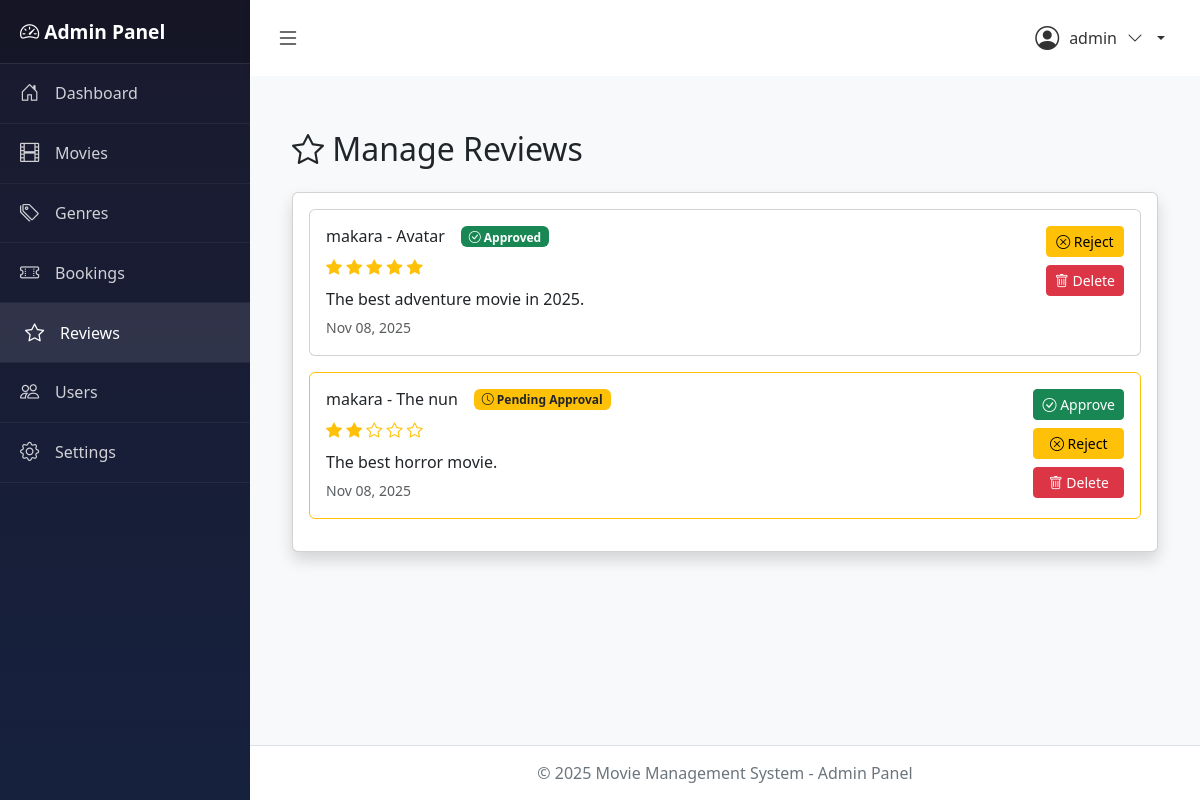
The page /dashboard/reviews/ (signed in) on the database its author committed.
### accounts/models.py (models this page shows, shortened)
class Account(AbstractUser):
    ROLE_CHOICES = (
        ('admin', 'Admin'),
        ('user', 'User'),
    )
    role = models.CharField(max_length=10, choices=ROLE_CHOICES, default='user')
    created_at = models.DateTimeField(auto_now_add=True)
    updated_at = models.DateTimeField(auto_now=True)
    class Meta:
        db_table = 'accounts'
        verbose_name = 'Account'
        verbose_name_plural = 'Accounts'
    def is_admin(self):
        return self.role == 'admin'

### movies/models.py (models this page shows, shortened)
class Review(models.Model):
    user = models.ForeignKey(settings.AUTH_USER_MODEL, on_delete=models.CASCADE, related_name='reviews')
    movie = models.ForeignKey(Movie, on_delete=models.CASCADE, related_name='reviews')
    rating = models.IntegerField(validators=[MinValueValidator(1), MaxValueValidator(5)])
    comment = models.TextField()
    is_approved = models.BooleanField(default=False)
    created_at = models.DateTimeField(auto_now_add=True)
    updated_at = models.DateTimeField(auto_now=True)
    class Meta:
        db_table = 'reviews'
        verbose_name = 'Review'
        verbose_name_plural = 'Reviews'
        ordering = ['-created_at']
        unique_together = ['user', 'movie']  # One review per user per movie

class Movie(models.Model):
    STATUS_CHOICES = (
        ('now_showing', 'Now Showing'),
        ('coming_soon', 'Coming Soon'),
        ('archived', 'Archived'),
    )
    title = models.CharField(max_length=200)
    description = models.TextField()
    genre = models.ForeignKey(Genre, on_delete=models.SET_NULL, null=True, related_name='movies')
    duration = models.IntegerField(help_text='Duration in minutes')
    release_date = models.DateField()
    director = models.CharField(max_length=100)
    cast = models.TextField(help_text='Comma-separated list of actors')
    poster = models.ImageField(upload_to='movies/posters/', blank=True, null=True)
    trailer_url = models.URLField(blank=True, null=True)
    rating = models.DecimalField(max_digits=3, decimal_places=1, default=0.0,
                                  validators=[MinValueValidator(0.0), MaxValueValidator(10.0)])
    status = models.CharField(max_length=20, choices=STATUS_CHOICES, default='now_showing')
    ticket_price = models.DecimalField(max_digits=10, decimal_places=2, default=0.00)
    available_seats = models.IntegerField(default=100)
    created_at = models.DateTimeField(auto_now_add=True)
    updated_at = models.DateTimeField(auto_now=True)
    class Meta:
        db_table = 'movies'
        verbose_name = 'Movie'
        verbose_name_plural = 'Movies'
        ordering = ['-release_date']

### movies/views.py (the view)
# urls.py: path('dashboard/reviews/', views.manage_reviews, name='manage_reviews'),
@login_required
def manage_reviews(request):
    if not request.user.is_admin():
        messages.error(request, 'Access denied! Admin only.')
        return redirect('home')
    reviews = Review.objects.all().order_by('-created_at')
    context = {
        'reviews': reviews,
    }
    return render(request, 'Admin/manage_reviews.html', context)

### movies/context_processors.py (called while the page is built)
def site_settings(request):
    settings = SiteSetting.get_settings()
    return {
        'site_settings': settings,
    }

### movies/models.py (called while the page is built)
    @classmethod
    def get_settings(cls):
        settings, created = cls.objects.get_or_create(id=1)
        return settings

### movies/templates/Admin/manage_reviews.html (shortened to what this page needs)
{% extends 'Admin/base_admin.html' %}
{% block content %}
<div class="container-fluid my-4">
    <h2 class="mb-4"><i class="bi bi-star"></i> Manage Reviews</h2>
    <div class="card shadow">
        <div class="card-body">
            {% for review in reviews %}
            <div class="card mb-3 {% if not review.is_approved %}border-warning{% endif %}">
                <div class="card-body">
                    <div class="d-flex justify-content-between">
                        <div class="flex-grow-1">
                            <div class="d-flex align-items-center mb-2">
                                <h6 class="mb-0 me-3">{{ review.user.username }} - {{ review.movie.title }}</h6>
                                {% if review.is_approved %}
                                    <span class="badge bg-success"><i class="bi bi-check-circle"></i> Approved</span>
                                {% else %}
                                    <span class="badge bg-warning text-dark"><i class="bi bi-clock"></i> Pending Approval</span>
                                {% endif %}
                            </div>
                            <div class="mb-2">
                                {% for i in "12345" %}
                                    {% if forloop.counter <= review.rating %}
                                        <i class="bi bi-star-fill text-warning"></i>
                                    {% else %}
                                        <i class="bi bi-star text-warning"></i>
                                    {% endif %}
                                {% endfor %}
                            </div>
                            <p class="mb-1">{{ review.comment }}</p>
                            <small class="text-muted">{{ review.created_at|date:"M d, Y" }}</small>
                        </div>
                        <div class="d-flex flex-column gap-2">
                            {% if not review.is_approved %}
                                <a href="{% url 'approve_review' review.id %}" class="btn btn-sm btn-success" title="Approve">
                                    <i class="bi bi-check-circle"></i> Approve
                                </a>
                                <a href="{% url 'reject_review' review.id %}" class="btn btn-sm btn-warning" title="Reject">
                                    <i class="bi bi-x-circle"></i> Reject
                                </a>
                            {% else %}
                                <a href="{% url 'reject_review' review.id %}" class="btn btn-sm btn-warning" title="Reject">
                                    <i class="bi bi-x-circle"></i> Reject
                                </a>
                            {% endif %}
                            <a href="{% url 'delete_review' review.id %}" class="btn btn-sm btn-danger" onclick="return confirm('Delete this review permanently?')" title="Delete">
                                <i class="bi bi-trash"></i> Delete
                            </a>
                        </div>
                    </div>
                </div>
            </div>
            {% empty %}
            <p class="text-muted">No reviews found.</p>
            {% endfor %}
        </div>
    </div>
</div>
{% endblock %}

### movies/templates/Admin/base_admin.html (shortened to what this page needs)
<!DOCTYPE html>
<html lang="en">
<head>
    <link href="https://cdn.jsdelivr.net/npm/bootstrap@5.3.0/dist/css/bootstrap.min.css" rel="stylesheet">
    <link href="https://cdn.jsdelivr.net/npm/bootstrap-icons@1.10.0/font/bootstrap-icons.css" rel="stylesheet">
</head>
<body>
    <div class="wrapper">
        <nav class="sidebar" id="sidebar">
            <div class="sidebar-header">
                <h3>
                    <i class="bi bi-speedometer2"></i>
                    <span>Admin Panel</span>
                </h3>
            </div>
            <ul class="sidebar-menu">
                <li>
                    <a href="{% url 'admin_dashboard' %}" class="{% if request.resolver_match.url_name == 'admin_dashboard' %}active{% endif %}">
                        <i class="bi bi-house-door"></i>
                        <span>Dashboard</span>
                    </a>
                </li>
                <li>
                    <a href="{% url 'manage_movies' %}" class="{% if 'movies' in request.path and request.resolver_match.url_name != 'admin_dashboard' %}active{% endif %}">
                        <i class="bi bi-film"></i>
                        <span>Movies</span>
                    </a>
                </li>
                <li>
                    <a href="{% url 'manage_genres' %}" class="{% if 'genres' in request.path %}active{% endif %}">
                        <i class="bi bi-tags"></i>
                        <span>Genres</span>
                    </a>
                </li>
                <li>
                    <a href="{% url 'manage_bookings' %}" class="{% if 'bookings' in request.path %}active{% endif %}">
                        <i class="bi bi-ticket-perforated"></i>
                        <span>Bookings</span>
                    </a>
                </li>
                <li>
                    <a href="{% url 'manage_reviews' %}" class="{% if 'reviews' in request.path %}active{% endif %}">
                        <i class="bi bi-star"></i>
                        <span>Reviews</span>
                    </a>
                </li>
                <li>
                    <a href="{% url 'manage_users' %}" class="{% if 'users' in request.path %}active{% endif %}">
                        <i class="bi bi-people"></i>
                        <span>Users</span>
                    </a>
                </li>
                <li>
                    <a href="{% url 'admin_settings' %}" class="{% if request.resolver_match.url_name == 'admin_settings' %}active{% endif %}">
                        <i class="bi bi-gear"></i>
                        <span>Settings</span>
                    </a>
                </li>
            </ul>
        </nav>
        <div class="content">
            <div class="top-navbar">
                <button class="toggle-sidebar" onclick="toggleSidebar()">
                    <i class="bi bi-list"></i>
                </button>
                <div class="user-info">
                    <div class="dropdown">
                        <a href="#" class="dropdown-toggle" data-bs-toggle="dropdown">
                            <i class="bi bi-person-circle" style="font-size: 1.5rem;"></i>
                            <span>{{ user.username }}</span>
                            <i class="bi bi-chevron-down"></i>
                        </a>
                    </div>
                </div>
            </div>
            <div class="main-content">
                {% block content %}{% endblock %}
            </div>
            <footer class="admin-footer">
                <p class="mb-0">&copy; 2025 Movie Management System - Admin Panel</p>
            </footer>
        </div>
    </div>
    {% load static %}
</body>
</html>

### movies/templates/Admin/base_admin.html (style rules this page uses)
body { min-height: 100vh; display: flex; flex-direction: column; }
.wrapper { display: flex; flex: 1; }
.sidebar { min-width: 250px; max-width: 250px; background: linear-gradient(180deg, #1a1a2e 0%, #16213e 100%); color: white; transition: all 0.3s; box-shadow: 2px 0 5px rgba(0,0,0,0.1); }
.sidebar-header { padding: 20px; background: rgba(0,0,0,0.2); border-bottom: 1px solid rgba(255,255,255,0.1); }
.sidebar-header h3 { font-size: 1.2rem; margin: 0; font-weight: 600; }
.sidebar-menu { padding: 0; list-style: none; }
.sidebar-menu li { border-bottom: 1px solid rgba(255,255,255,0.05); }
.sidebar-menu a { display: flex; align-items: center; padding: 15px 20px; color: rgba(255,255,255,0.8); text-decoration: none; transition: all 0.3s; }
.sidebar-menu a:hover, .sidebar-menu a.active { background: rgba(255,255,255,0.1); color: white; padding-left: 25px; }
.sidebar-menu a i { font-size: 1.2rem; margin-right: 10px; min-width: 25px; }
.content { flex: 1; display: flex; flex-direction: column; }
.top-navbar { background: white; box-shadow: 0 2px 5px rgba(0,0,0,0.1); padding: 15px 20px; display: flex; justify-content: space-between; align-items: center; }
.toggle-sidebar { background: none; border: none; font-size: 1.5rem; cursor: pointer; color: #333; }
.user-info { display: flex; align-items: center; gap: 15px; }
.user-info .dropdown-toggle { display: flex; align-items: center; gap: 10px; text-decoration: none; color: #333; padding: 5px 15px; border-radius: 5px; transition: background 0.3s; }
.main-content { flex: 1; padding: 30px; background: #f8f9fa; overflow-y: auto; }
.admin-footer { background: white; padding: 15px 30px; text-align: center; border-top: 1px solid #dee2e6; color: #6c757d; }

### rows shown on the page
Account: username "admin"
Review: user.username "makara", movie "Avatar", is_approved True (drawn), rating 5 (drawn), comment "The best adventure movie in 2025.", created_at "Nov 08, 2025"
Review: user.username "makara", movie "The nun", is_approved False (drawn), rating 2 (drawn), comment "The best horror movie.", created_at "Nov 08, 2025"
